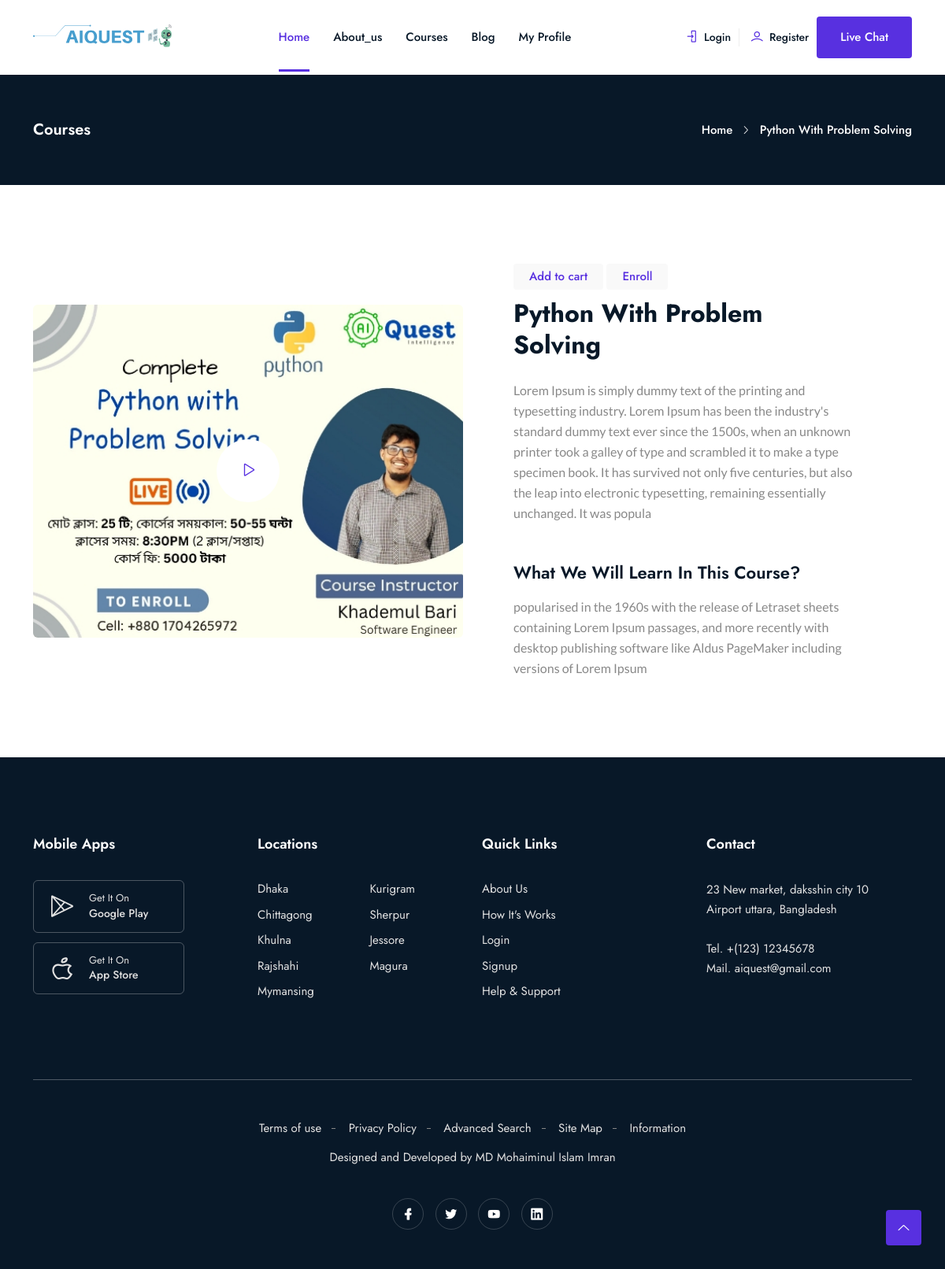
The page /cr-details/5 on the database its author committed.
### courses/models.py (models this page shows, shortened)
class Course(models.Model):
    title = models.CharField(choices=COURSE_CHOICES,max_length=100)
    type_of_course = models.CharField(max_length=50)
    fee_of_course = models.IntegerField()
    batch = models.IntegerField()
    discount_course = models.IntegerField()
    start_date_course = models.CharField(max_length=50)
    course_video_link= models.CharField(max_length=1000)
    first_description=models.CharField(max_length=2000)
    second_description=models.CharField(max_length=2000)
    duration_of_course=models.IntegerField()
    class_time= models.CharField(max_length=50)
    teacher_name= models.CharField(max_length=200)
    teacher_image= models.ImageField(upload_to="courseimg")
    image1_course=models.ImageField(upload_to="courseimg")
    image2_course=models.ImageField(upload_to="courseimg")
    post_date=models.DateTimeField(auto_now=True)

### home/views.py (the view)
# urls.py: path("cr-details/<int:pk>", views.ProductDetailsView.as_view(), name="cr_detail"),
class ProductDetailsView(View):
    def get(self,request,pk):
        course = Course.objects.get(pk=pk)
        return render (request,'ITEMS/item_detail.html',{"course":course})

### templates/ITEMS/item_detail.html (shortened to what this page needs)
{% extends 'common_codes/base.html' %}
{% load static %}
{% block content %}
 <div class="breadcrumbs">
    <div class="container">
        <div class="row align-items-center">
            <div class="col-lg-6 col-md-6 col-12">
                <div class="breadcrumbs-content">
                    <h1 class="page-title">Courses</h1>
                </div>
            </div>
            <div class="col-lg-6 col-md-6 col-12">
                <ul class="breadcrumb-nav">
                    <li><a href="{% url 'home'%}">Home</a></li>
                    <li>{{course.title}} </li>
                </ul>
            </div>
        </div>
    </div>
</div>
<section class="about-us section">
    <div class="container">
        <div class="row align-items-center justify-content-center">
            <div class="col-lg-6 col-md-12 col-12">
                <div class="content-left wow fadeInLeft" data-wow-delay=".3s">
                    <a href="https://www.youtube.com/watch?v=r44RKWyfcFw&fbclid=IwAR21beSJORalzmzokxDRcGfkZA1AtRTE__l5N4r09HcGS5Y6vOluyouM9EM"
                        class="glightbox video"><i class="lni lni-play"></i></a>
                </div>
            </div>
            <div class="col-lg-6 col-md-12 col-12">
                <div class="content-right wow fadeInRight" data-wow-delay=".5s">
                    <span class="sub-heading">Add to cart</span>
                    <span class="sub-heading">Enroll</span>
                    <h2>{{course.title}}</h2>
                    <p>{{course.first_description}}</p>
                    <h3>What We will learn in this course?</h3>
                    <p>{{course.second_description}}</p>
                </div>
            </div>
        </div>
    </div>
</section>
{% endblock content %}

### templates/common_codes/base.html (shortened to what this page needs)
<!DOCTYPE html>
{% load static %}
<html class="no-js" lang="zxx">
<head>
    <link rel="stylesheet" href="{% static 'assets/css/bootstrap.min.css' %}" />
    <link rel="stylesheet" href="{% static 'assets/css/LineIcons.2.0.css' %}" />
    <link rel="stylesheet" href="{% static 'assets/css/animate.css'%}" />
    <link rel="stylesheet" href="{% static 'assets/css/tiny-slider.css' %}" />
    <link rel="stylesheet" href="{% static 'assets/css/glightbox.min.css' %}" />
    <link rel="stylesheet" href="{% static 'assets/css/main.css' %}" />
</head>
<body>
    <header class="header navbar-area">
        <div class="container">
            <div class="row align-items-center">
                <div class="col-lg-12">
                    <div class="nav-inner">
                        <nav class="navbar navbar-expand-lg">
                            <a class="navbar-brand" href="{% url 'home'%}">
                                <img src="{% static 'assets/images/logo/logo.svg' %}" alt="Logo">
                            </a>
                            <div class="collapse navbar-collapse sub-menu-bar" id="navbarSupportedContent">
                                <ul id="nav" class="navbar-nav ms-auto">
                                    <li class="nav-item">
                                        <a class=" active dd-menu collapsed" href="{% static 'home' %}"
                                            data-bs-toggle="collapse" data-bs-target="#submenu-1-1"
                                            aria-controls="navbarSupportedContent" aria-expanded="false"
                                            aria-label="Toggle navigation">Home</a>
                                    </li>
                                    <li class="nav-item">
                                        <a href="{% url 'about_us'%}" aria-label="Toggle navigation" >About_us</a>
                                    </li>
                                    <li class="nav-item">
                                        <a class=" dd-menu collapsed" href="javascript:void(0)"
                                            data-bs-toggle="collapse" data-bs-target="#submenu-1-3"
                                            aria-controls="navbarSupportedContent" aria-expanded="false"
                                            aria-label="Toggle navigation">Courses</a>
                                    </li>
                                    <li class="nav-item">
                                        <a class=" dd-menu collapsed" href="javascript:void(0)"
                                            data-bs-toggle="collapse" data-bs-target="#submenu-1-5"
                                            aria-controls="navbarSupportedContent" aria-expanded="false"
                                            aria-label="Toggle navigation">Blog</a>
                                    </li>
                                    <li class="nav-item">
                                        <a class=" dd-menu collapsed" href="javascript:void(0)"
                                            data-bs-toggle="collapse" data-bs-target="#submenu-1-4"
                                            aria-controls="navbarSupportedContent" aria-expanded="false"
                                            aria-label="Toggle navigation">My Profile</a>
                                    </li>
                                </ul>
                            </div>
                            <div class="login-button">
                                <ul>
                                    <li>
                                        <a href="javascript:void(0)"><i class="lni lni-enter"></i> Login</a>
                                    </li>
                                    <li>
                                        <a href="javascript:void(0)"><i class="lni lni-user"></i> Register</a>
                                    </li>
                                </ul>
                            </div>
                            <div class="button header-button">
                                <a href="javascript:void(0)" class="btn">Live chat</a>
                            </div>
                        </nav>
                    </div>
                </div>
            </div>
        </div>
    </header>
    {% block content %}
    {% endblock content %}
    <footer class="footer">
        <div class="footer-top">
            <div class="container">
                <div class="row">
                    <div class="col-lg-3 col-md-6 col-12">
                        <div class="single-footer mobile-app">
                            <h3>Mobile Apps</h3>
                            <div class="app-button">
                                <a href="javascript:void(0)" class="btn">
                                    <i class="lni lni-play-store"></i>
                                    <span class="text">
                                        <span class="small-text">Get It On</span>
                                        Google Play
                                    </span>
                                </a>
                                <a href="javascript:void(0)" class="btn">
                                    <i class="lni lni-apple"></i>
                                    <span class="text">
                                        <span class="small-text">Get It On</span>
                                        App Store
                                    </span>
                                </a>
                            </div>
                        </div>
                    </div>
                    <div class="col-lg-3 col-md-6 col-12">
                        <div class="single-footer f-link">
                            <h3>Locations</h3>
                            <div class="row">
                                <div class="col-lg-6 col-md-6 col-12">
                                    <ul>
                                        <li><a href="javascript:void(0)">Dhaka</a></li>
                                        <li><a href="javascript:void(0)">Chittagong</a></li>
                                        <li><a href="javascript:void(0)">Khulna</a></li>
                                        <li><a href="javascript:void(0)">Rajshahi</a></li>
                                        <li><a href="javascript:void(0)">Mymansing</a></li>
                                    </ul>
                                </div>
                                <div class="col-lg-6 col-md-6 col-12">
                                    <ul>
                                        <li><a href="javascript:void(0)">Kurigram</a></li>
                                        <li><a href="javascript:void(0)">Sherpur</a></li>
                                        <li><a href="javascript:void(0)">Jessore</a></li>
                                        <li><a href="javascript:void(0)">Magura</a></li>
                                    </ul>
                                </div>
                            </div>
                        </div>
                    </div>
                    <div class="col-lg-3 col-md-6 col-12">
                        <div class="single-footer f-link">
                            <h3>Quick Links</h3>
                            <ul>
                                <li><a href="{% url 'about_us' %}">About Us</a></li>
                                <li><a href="javascript:void(0)">How It's Works</a></li>
                                <li><a href="javascript:void(0)">Login</a></li>
                                <li><a href="javascript:void(0)">Signup</a></li>
                                <li><a href="javascript:void(0)">Help & Support</a></li>
                            </ul>
                        </div>
                    </div>
                    <div class="col-lg-3 col-md-6 col-12">
                        <div class="single-footer f-contact">
                            <h3>Contact</h3>
                            <ul>
                                <li>23 New market, daksshin city 10<br> Airport uttara, Bangladesh</li>
                                <li>Tel. +(123) 12345678 <br> Mail. aiquest@gmail.com</li>
                            </ul>
                        </div>
                    </div>
                </div>
            </div>
        </div>
        <div class="footer-bottom">
            <div class="container">
                <div class="inner">
                    <div class="row">
                        <div class="col-12">
                            <div class="content">
                                <ul class="footer-bottom-links">
                                    <li><a href="javascript:void(0)">Terms of use</a></li>
                                    <li><a href="javascript:void(0)"> Privacy Policy</a></li>
                                    <li><a href="javascript:void(0)">Advanced Search</a></li>
                                    <li><a href="javascript:void(0)">Site Map</a></li>
                                    <li><a href="javascript:void(0)">Information</a></li>
                                </ul>
                                <p class="copyright-text">Designed and Developed by <a href="https://github.com/emumia/Md-Mohaiminul-Islam-Imran"
                                        rel="nofollow" target="_blank">MD Mohaiminul Islam Imran</a>
                                </p>
                                <ul class="footer-social">
                                    <li><a href="javascript:void(0)"><i class="lni lni-facebook-filled"></i></a></li>
                                    <li><a href="javascript:void(0)"><i class="lni lni-twitter-original"></i></a></li>
                                    <li><a href="javascript:void(0)"><i class="lni lni-youtube"></i></a></li>
                                    <li><a href="javascript:void(0)"><i class="lni lni-linkedin-original"></i></a></li>
                                </ul>
                            </div>
                        </div>
                    </div>
                </div>
            </div>
        </div>
    </footer>
    <a href="#" class="scroll-top btn-hover">
        <i class="lni lni-chevron-up"></i>
    </a>
</body>
</html>

### rows shown on the page
Course: title "Python With Problem Solving", first_description "Lorem Ipsum is simply dummy text of the printing and typesetting industry. Lorem Ipsum has been the industry's standard dummy text ever since the 1500s, when an unknown printer took a galley of type and scrambled it to make a type specimen book. It has survived not only five centuries, but also the leap into electronic typesetting, remaining essentially unchanged. It was popula", second_description "popularised in the 1960s with the release of Letraset sheets containing Lorem Ipsum passages, and more recently with desktop publishing software like Aldus PageMaker including versions of Lorem Ipsum"
